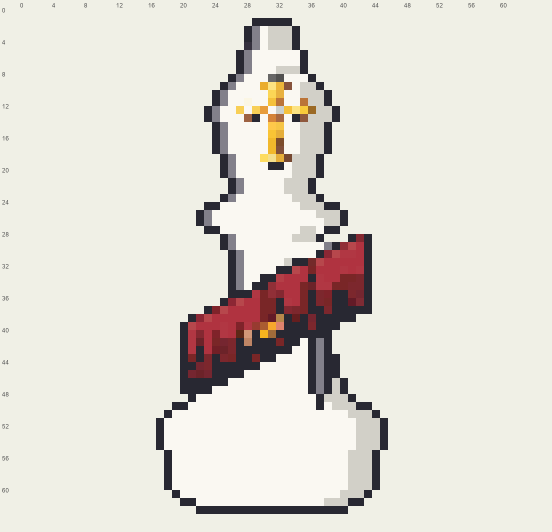
#> input picture tools/sprites/_inspect_assassin_bishop.png, 1104 x 1064 px, given in place of body_attack.png, which was not available (shown at 1/2 size)
$ python _inspect_staff_attack.py
#> lines starting #> are read from the running program, lines starting #| are printed output that depends on the picture; pictures that were not available may be replaced by others from this repository, and a replacement may not be noted
"""Render staff-piece attack frames at 10x zoom so the aura ring + raise +
tip burst can be inspected. Bishop / king / queen, all 6 attack frames each,
weapon-overlay + composite columns.
"""
from pathlib import Path
from PIL import Image, ImageDraw, ImageFont

ROOT = Path(__file__).resolve().parent.parent.parent
WHITE = ROOT / "godot/assets/sprites/anim/pieces/white"
OUT = ROOT / "tools/sprites/_inspect_staff_attack.png"

PIECES = ["bishop", "king", "queen"]
SCALE = 10
FRAME = 64
GAP = 8
LABEL_H = 22
N_FRAMES = 6


def split(strip, n):
    return [strip.crop((i * FRAME, 0, (i + 1) * FRAME, FRAME)) for i in range(n)]


def upscale(img, s):
    return img.resize((img.size[0] * s, img.size[1] * s), Image.NEAREST)


def render():
    cell_w = FRAME * SCALE
    col_w = N_FRAMES * cell_w
    sheet_w = 90 + 2 * (col_w + GAP) + 30
    row_h = cell_w + LABEL_H + GAP
    sheet_h = 30 + len(PIECES) * row_h + 10

    sheet = Image.new("RGBA", (sheet_w, sheet_h), (245, 240, 230, 255))
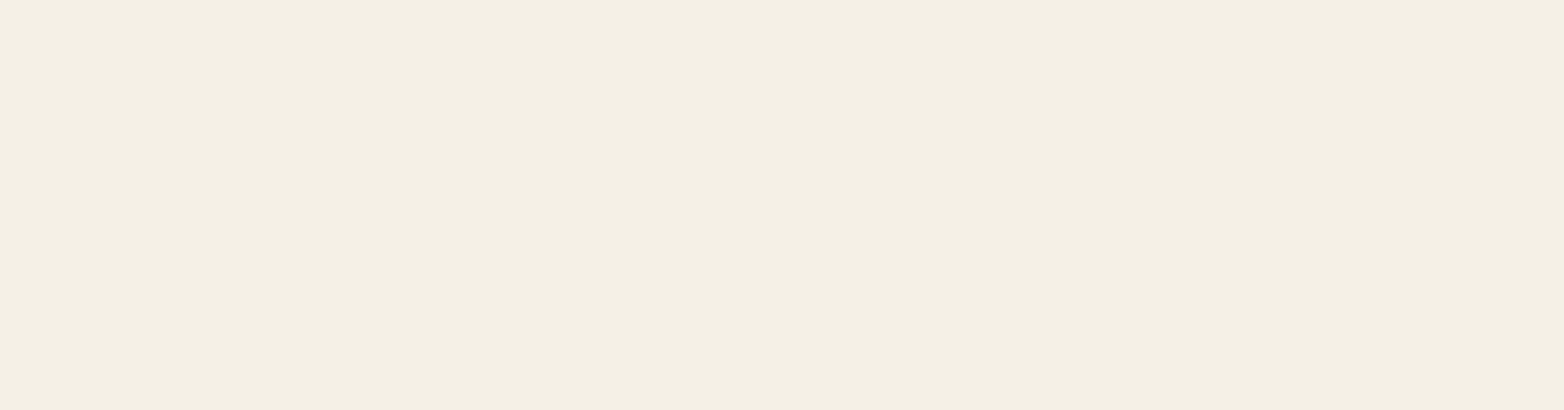
#> sheet: PIL image 7816x2050 RGBA (shown at 1/5 size); mean R, G, B, A 245, 240, 230, 255
    draw = ImageDraw.Draw(sheet)
    try:
        font = ImageFont.truetype("arial.ttf", 16)
        font_small = ImageFont.truetype("arial.ttf", 13)
    except Exception:
        font = ImageFont.load_default()
        font_small = font

    headers = ["WEAPON OVERLAY (raise + aura + tip burst)", "COMPOSITE (player view)"]
    for ci, h in enumerate(headers):
        x = 90 + ci * (col_w + GAP)
        draw.text((x + col_w // 2 - 180, 4), h, fill=(40, 40, 50, 255), font=font)

    for ri, piece in enumerate(PIECES):
        body_strip = Image.open(WHITE / piece / "body_attack.png").convert("RGBA")
#> body_strip is the input picture: PIL image 1104x1064 RGBA; mean R, G, B, A 225.2, 221.4, 213.1, 255
        wpn_strip = Image.open(WHITE / piece / "weapon_attack.png").convert("RGBA")
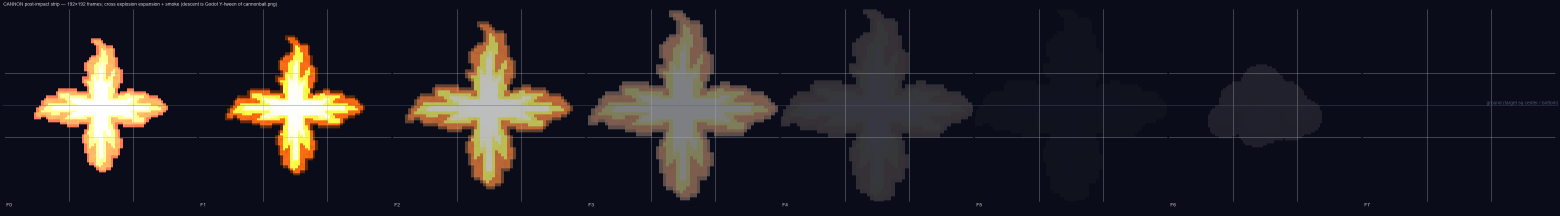
#> input picture tools/sprites/_inspect_cannon.png, 4680 x 648 px, given in place of weapon_attack.png, which was not available (shown at 1/3 size)
#> wpn_strip is the input picture: PIL image 4680x648 RGBA; mean R, G, B, A 28.2, 26.1, 31.7, 247.8
        body_frames = split(body_strip, N_FRAMES)
#> body_frames = 6 items
        wpn_frames = split(wpn_strip, N_FRAMES)
#> wpn_frames = 6 items

        comp_frames = [Image.alpha_composite(b, w)
                        for b, w in zip(body_frames, wpn_frames)]
#> comp_frames = 6 items

        y_top = 30 + ri * row_h
        draw.text((6, y_top + cell_w // 2 - 8), piece,
                  fill=(40, 40, 50, 255), font=font_small)

        for ci, frames in enumerate([wpn_frames, comp_frames]):
            x_col = 90 + ci * (col_w + GAP)
            for fi, fr in enumerate(frames):
                up = upscale(fr, SCALE)
                sheet.paste(up, (x_col + fi * cell_w, y_top), up)
                draw.text((x_col + fi * cell_w + 4,
                           y_top + cell_w + 2),
                          f"F{fi}", fill=(80, 80, 80, 255), font=font_small)
#> this loop made 2 passes
#> (ci, x_col) on passes 1 to 2: (0, 90), (1, 3938)
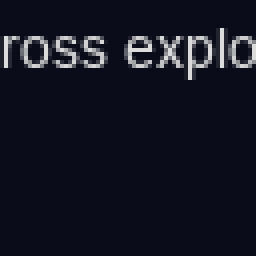
#> fr: PIL image 64x64 RGBA (shown 4 times larger); mean R, G, B, A 19.7, 21.6, 34, 255
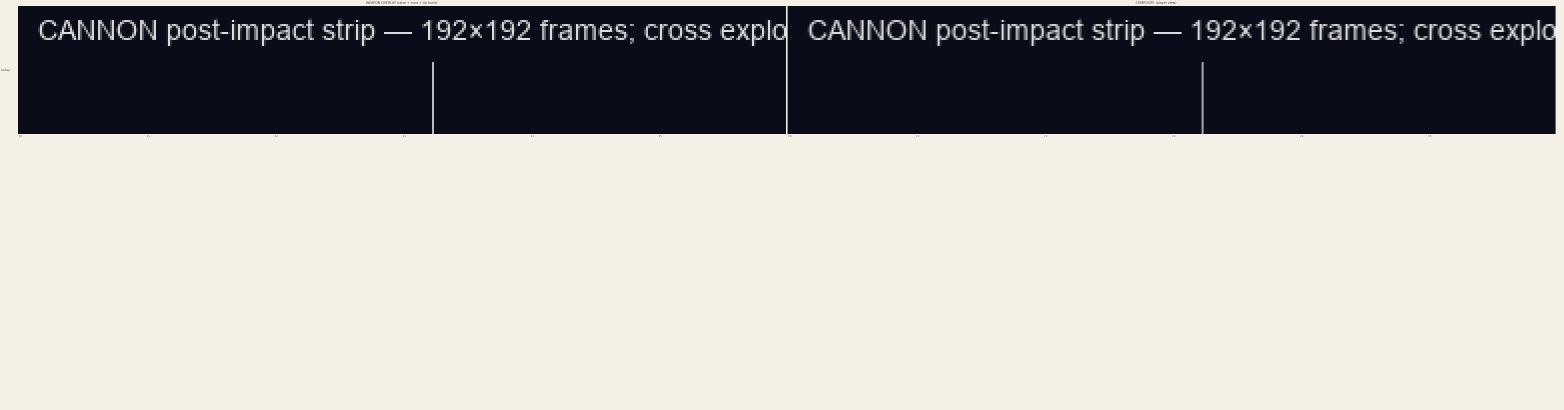
#> sheet: PIL image 7816x2050 RGBA (shown at 1/5 size); mean R, G, B, A 175.6, 172.8, 169.6, 255; transparent parts drawn white

    sheet.save(OUT)
    print(f"saved -> {OUT.relative_to(ROOT)}  size={sheet.size}")


if __name__ == "__main__":
#> (the run stopped early here; a loop or call above may not have finished)
